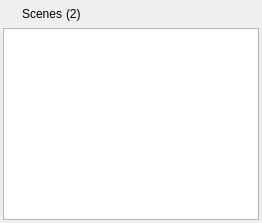
           <widget class="QWidget" name="scenesWidget" native="true">
            <layout class="QVBoxLayout" name="verticalLayout_7">
             <property name="spacing">
              <number>3</number>
             </property>
             <property name="leftMargin">
              <number>3</number>
             </property>
             <property name="topMargin">
              <number>3</number>
             </property>
             <property name="rightMargin">
              <number>3</number>
             </property>
             <property name="bottomMargin">
              <number>3</number>
             </property>
             <item>
              <widget class="QWidget" name="secenesHeaderWidget" native="true">
               <property name="sizePolicy">
                <sizepolicy hsizetype="Preferred" vsizetype="Fixed">
                 <horstretch>0</horstretch>
                 <verstretch>0</verstretch>
                </sizepolicy>
               </property>
               <layout class="QHBoxLayout" name="horizontalLayout_13">
                <property name="spacing">
                 <number>3</number>
                </property>
                <property name="leftMargin">
                 <number>0</number>
                </property>
                <property name="topMargin">
                 <number>0</number>
                </property>
                <property name="rightMargin">
                 <number>0</number>
                </property>
                <property name="bottomMargin">
                 <number>0</number>
                </property>
                <item>
                 <widget class="QLabel" name="label_13">
                  <property name="minimumSize">
                   <size>
                    <width>16</width>
                    <height>16</height>
                   </size>
                  </property>
                  <property name="maximumSize">
                   <size>
                    <width>16</width>
                    <height>16</height>
                   </size>
                  </property>
                  <property name="text">
                   <string/>
                  </property>
                  <property name="pixmap">
                   <pixmap resource="frameflow.qrc">:/FrameFlow/scenes.svg</pixmap>
                  </property>
                  <property name="scaledContents">
                   <bool>true</bool>
                  </property>
                 </widget>
                </item>
                <item>
                 <widget class="QLabel" name="scenesLabel">
                  <property name="text">
                   <string>Scenes</string>
                  </property>
                 </widget>
                </item>
                <item>
                 <widget class="QLabel" name="scenesCountLabel">
                  <property name="text">
                   <string>(2)</string>
                  </property>
                 </widget>
                </item>
                <item>
                 <spacer name="horizontalSpacer_11">
                  <property name="orientation">
                   <enum>Qt::Orientation::Horizontal</enum>
                  </property>
                  <property name="sizeHint" stdset="0">
                   <size>
                    <width>40</width>
                    <height>20</height>
                   </size>
                  </property>
                 </spacer>
                </item>
                <item>
                 <widget class="QPushButton" name="createSceneButton">
                  <property name="cursor">
                   <cursorShape>PointingHandCursor</cursorShape>
                  </property>
                  <property name="text">
                   <string/>
                  </property>
                  <property name="icon">
                   <iconset resource="frameflow.qrc">
                    <normaloff>:/FrameFlow/plus.svg</normaloff>:/FrameFlow/plus.svg</iconset>
                  </property>
                  <property name="flat">
                   <bool>true</bool>
                  </property>
                 </widget>
                </item>
               </layout>
              </widget>
             </item>
             <item>
              <widget class="QListWidget" name="sceneListWidget">
               <property name="horizontalScrollBarPolicy">
                <enum>Qt::ScrollBarPolicy::ScrollBarAlwaysOff</enum>
               </property>
               <property name="editTriggers">
                <set>QAbstractItemView::EditTrigger::NoEditTriggers</set>
               </property>
               <property name="verticalScrollMode">
                <enum>QAbstractItemView::ScrollMode::ScrollPerPixel</enum>
               </property>
               <property name="movement">
                <enum>QListView::Movement::Static</enum>
               </property>
               <property name="flow">
                <enum>QListView::Flow::LeftToRight</enum>
               </property>
               <property name="isWrapping" stdset="0">
                <bool>true</bool>
               </property>
               <property name="resizeMode">
                <enum>QListView::ResizeMode::Adjust</enum>
               </property>
               <property name="spacing">
                <number>8</number>
               </property>
               <property name="gridSize">
                <size>
                 <width>100</width>
                 <height>70</height>
                </size>
               </property>
               <property name="viewMode">
                <enum>QListView::ViewMode::IconMode</enum>
               </property>
              </widget>
             </item>
            </layout>
           </widget>
